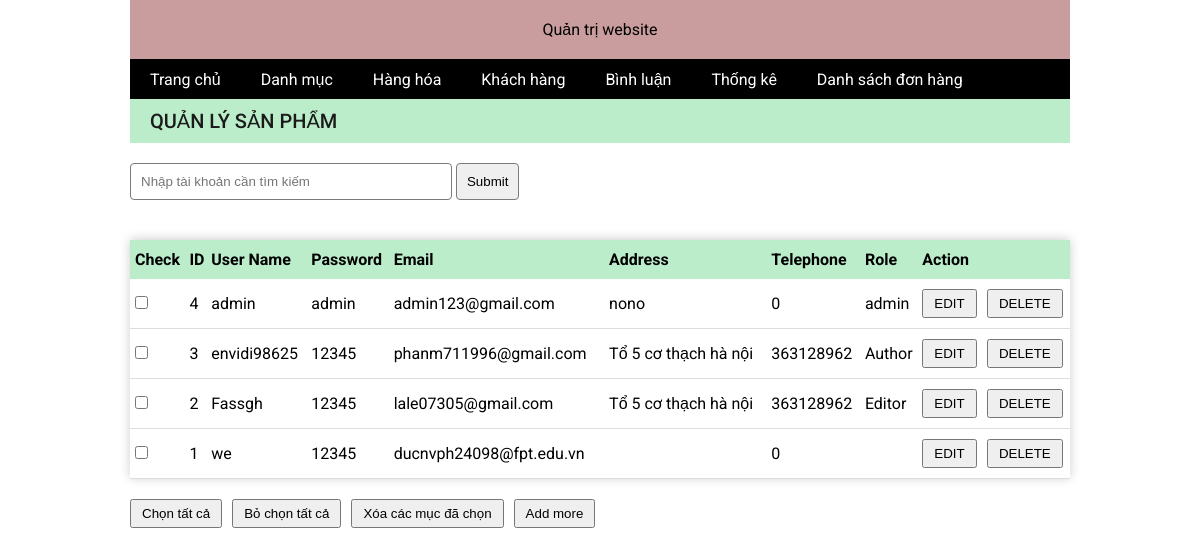
Screenshot of /admin/index.php?act=list_customer with the database file from the repository.
### tables this page shows
CREATE TABLE `customer` (
  `id` int(11) NOT NULL,
  `user` varchar(255) NOT NULL,
  `password` varchar(255) NOT NULL,
  `email` varchar(255) NOT NULL,
  `address` varchar(255) NOT NULL,
  `tele` int(15) NOT NULL,
  `role` varchar(255) NOT NULL
);

### model/pdo.php (called while the page is built, shortened)
<?php
function pdo_get_connection(){
    $dburl = 'mysql:host=127.0.0.1;dbname=model_project;charset=utf8';
    $username = 'root';
    $password = '';
    $conn = new PDO($dburl,$username,$password);
    $conn->setAttribute(PDO::ATTR_ERRMODE,PDO::ERRMODE_EXCEPTION);
    return $conn;
}
function pdo_query($sql){
    $sql_args = array_slice(func_get_args(),1);
    try{
        $conn = pdo_get_connection();
        $stmt = $conn->prepare($sql);
        $stmt->execute($sql_args);
        $rows = $stmt->fetchAll();
        return $rows;
    }
    catch(PDOException $e){
        throw $e;
    }
    finally{
        unset($conn);
    }
}
?>

### model/account.php (called while the page is built, shortened)
<?php
function select_customer_all($keyword){
    $sql = "SELECT * FROM customer WHERE 1";
    $sql .= " ORDER BY id DESC";
    $product_name = pdo_query($sql);
    return $product_name;
}
?>

### admin/account/list.php (the view, shortened to what this page needs)
<main class="w-100">
    <div class="add_new w-100">Quản lý sản phẩm</div>
    <form class="form_filter_product" style="margin-top: 20px;" action="index.php?act=list_customer" method="POST">
        <input style="width:300px;" type="text" name="filter_customer" placeholder="Nhập tài khoản cần tìm kiếm">
        <input type="submit" name="submit_filter_customer">
    </form>
    <table class="product_table">
        <thead>
            <tr class="tr-thead">
                <th>Check</th>
                <th>ID</th>
                <th>User Name</th>
                <th>Password</th>
                <th>Email</th>
                <th>Address</th>
                <th>Telephone</th>
                <th>Role</th>
                <th>Action</th>
                <th></th>
            </tr>
        </thead>
        <tbody>
            <?php
            for ($i = 0; $i < count($list_customer); $i++) {
                $user = $list_customer[$i]['user'];
                $password = $list_customer[$i]['password'];
                $email = $list_customer[$i]['email'];
                $address = $list_customer[$i]['address'];
                $role = $list_customer[$i]['role'];
                $tele = $list_customer[$i]['tele'];
                $id = $list_customer[$i]['id'];
                $url_delete = "index.php?act=delete_customer&id=$id";
                $url_edit = "index.php?act=edit_customer&id=$id";
            ?>
                <tr class="">
                    <td>
                        <input type="checkbox" />
                    </td>
                    <td><?=  $id ?></td>
                    <td><?=  $user ?></td>
                    <td><?=  $password ?></td>
                    <td><?=    $email ?></td>
                    <td><?=  $address ?></td>
                    <td><?=  $tele ?></td>
                    <td><?=  $role ?></td>
                    <td>
                        <a href="<?= $url_edit ?>">
                            <button class="edit-category">EDIT</button>
                        </a>
                    </td>
                    <td>
                        <a href="<?= $url_delete ?>" onclick="confirm('Are you sure to delete ?')">
                            <button  class="delete-category">DELETE</button>
                        </a>
                    </td>
                </tr>
            <?php } ?>
        </tbody>
    </table>
    <div class="button_form">
        <button class="btn_name_category">Chọn tất cả</button>
        <button type="reset" class="btn_name_category">Bỏ chọn tất cả</button>
        <button type="reset" class="btn_name_category">Xóa các mục đã chọn</button>
        <button class="btn_name_category">
            <a href="index.php?act=add_customer"> Add more</a>
        </button>
    </div>
</main>

### css/admin.css (style rules this page uses)
* { padding: 0; margin: 0; }
body { display: flex; justify-content: center; align-items: center; font-family: "Roboto",sans-serif; }
.w-100 { width: 100%; }
.add_new { background-color: rgb(187, 237, 202); padding: 10px 20px; box-sizing: border-box; font-size: 20px; text-transform: uppercase; font-weight: 500; color: rgb(26, 26, 26); }
form input { margin-bottom: 20px; padding: 10px 10px; border-radius: 4px; border: 1px solid rgb(123, 123, 123); }
.button_form { display: flex; gap: 10px; }
.btn_name_category { padding: 5px 10px; }
.btn_name_category a { text-decoration: none; color: black; }

### css/category.css (style rules this page uses)
* { padding: 0; margin: 0; }
body { display: flex; justify-content: center; align-items: center; font-family: "Roboto", sans-serif; }
.w-100 { width: 100%; }
.add_new { background-color: rgb(187, 237, 202); padding: 10px 20px; box-sizing: border-box; font-size: 20px; text-transform: uppercase; font-weight: 500; color: rgb(26, 26, 26); }
.button_form { display: flex; gap: 10px; margin-top: 20px; }
table { width: 100%; box-shadow: 0px -1px 10px rgb(206, 206, 206); border-collapse: collapse; overflow: hidden; margin: 20px 0px; }
th { text-align: left; }
.tr-thead { background-color: rgb(187, 237, 202); }
th { padding: 10px 0px; padding-left: 5px; }
td { border-bottom: 1px solid #ddd; text-align: left; padding: 10px 0px; padding-left: 5px; }
.button_form { display: flex; gap: 10px; }
.btn_name_category { padding: 5px 10px; }
.btn_name_category a { text-decoration: none; color: black; }
.edit-category { padding: 5px 10px; }
.delete-category { padding: 5px 10px; }

### rows the page displays
customer: id "4", user "admin", password "admin", email "admin123@gmail.com", address "nono", tele "0", role "admin"
customer: id "3", user "envidi98625", password "12345", email "phanm711996@gmail.com", address "Tổ 5 cơ thạch hà nội", tele "363128962", role "Author"
customer: id "2", user "Fassgh", password "12345", email "lale07305@gmail.com", address "Tổ 5 cơ thạch hà nội", tele "363128962", role "Editor"
customer: id "1", user "we", password "12345", email "ducnvph24098@fpt.edu.vn", tele "0"
